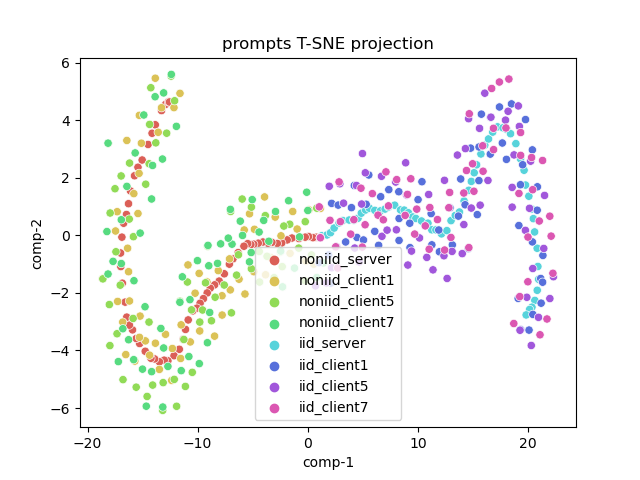

Python code for this plot:
import pickle
import numpy as np
from sklearn.manifold import TSNE
import pandas as pd
import seaborn as sns

lp = 5

with open("/workspace/Black-Box-Tuning/results/agnews/prompt/fedbbt_prompt_iid0_alpha1.0_popsize{}.pkl".format(lp), 'rb') as f:
    prompt_noniid_dict = pickle.load(f)

with open("/workspace/Black-Box-Tuning/results/agnews/prompt/fedbbt_prompt_iid1_alpha0.5_popsize{}.pkl".format(lp), 'rb') as f:
    prompt_iid_dict = pickle.load(f)


print(np.linalg.norm(prompt_noniid_dict[-1][0]-prompt_iid_dict[-1][0]))
print(np.linalg.norm(prompt_noniid_dict[-1][-1]-prompt_iid_dict[-1][-1]))

y = []
prompt_noniid = np.concatenate([prompt_noniid_dict[-1], prompt_noniid_dict[1], prompt_noniid_dict[5], prompt_noniid_dict[7]], axis=0)
y += ['noniid_server' for i in range(prompt_noniid_dict[-1].shape[0])]
y += ['noniid_client1' for i in range(prompt_noniid_dict[1].shape[0])]
y += ['noniid_client5' for i in range(prompt_noniid_dict[5].shape[0])]
y += ['noniid_client7' for i in range(prompt_noniid_dict[7].shape[0])]
prompt_iid = np.concatenate([prompt_iid_dict[-1], prompt_iid_dict[1], prompt_iid_dict[5], prompt_iid_dict[7]], axis=0)
y += ['iid_server' for i in range(prompt_iid_dict[-1].shape[0])]
y += ['iid_client1' for i in range(prompt_iid_dict[1].shape[0])]
y += ['iid_client5' for i in range(prompt_iid_dict[5].shape[0])]
y += ['iid_client7' for i in range(prompt_iid_dict[7].shape[0])]
prompts = np.concatenate([prompt_noniid, prompt_iid], axis=0)

print(f'prompts of shape: {prompts.shape}')

p_embedded = TSNE(n_components=2, learning_rate='auto',init='random', perplexity=50).fit_transform(prompts)





df = pd.DataFrame()
df["y"] = y
df["comp-1"] = p_embedded[:,0]
df["comp-2"] = p_embedded[:,1]

plot = sns.scatterplot(x="comp-1", y="comp-2", hue=df.y.tolist(),
                palette=sns.color_palette("hls", 8),
                data=df)
plot.set(title="prompts T-SNE projection")
fig = plot.get_figure()
fig.savefig(f'tsne_{lp}.png')